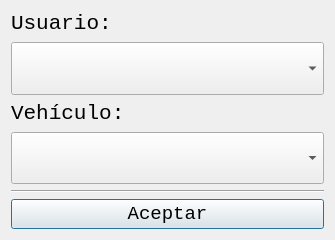
<?xml version="1.0" encoding="UTF-8"?>
<ui version="4.0">
 <class>Dialog</class>
 <widget class="QDialog" name="Dialog">
  <property name="geometry">
   <rect>
    <x>0</x>
    <y>0</y>
    <width>335</width>
    <height>240</height>
   </rect>
  </property>
  <property name="sizePolicy">
   <sizepolicy hsizetype="MinimumExpanding" vsizetype="MinimumExpanding">
    <horstretch>0</horstretch>
    <verstretch>0</verstretch>
   </sizepolicy>
  </property>
  <property name="windowTitle">
   <string>Dialog</string>
  </property>
  <layout class="QGridLayout" name="gridLayout_2">
   <item row="0" column="0">
    <layout class="QGridLayout" name="gridLayout">
     <item row="5" column="0">
      <widget class="Line" name="line">
       <property name="orientation">
        <enum>Qt::Horizontal</enum>
       </property>
      </widget>
     </item>
     <item row="1" column="0">
      <widget class="QComboBox" name="comboBoxUser">
       <property name="sizePolicy">
        <sizepolicy hsizetype="MinimumExpanding" vsizetype="MinimumExpanding">
         <horstretch>0</horstretch>
         <verstretch>0</verstretch>
        </sizepolicy>
       </property>
       <property name="minimumSize">
        <size>
         <width>299</width>
         <height>45</height>
        </size>
       </property>
       <property name="font">
        <font>
         <family>Consolas</family>
         <pointsize>16</pointsize>
         <weight>75</weight>
         <bold>true</bold>
        </font>
       </property>
      </widget>
     </item>
     <item row="6" column="0">
      <widget class="QPushButton" name="pushButtonOK">
       <property name="sizePolicy">
        <sizepolicy hsizetype="MinimumExpanding" vsizetype="Fixed">
         <horstretch>0</horstretch>
         <verstretch>0</verstretch>
        </sizepolicy>
       </property>
       <property name="minimumSize">
        <size>
         <width>299</width>
         <height>30</height>
        </size>
       </property>
       <property name="font">
        <font>
         <family>Consolas</family>
         <pointsize>14</pointsize>
        </font>
       </property>
       <property name="text">
        <string>Aceptar</string>
       </property>
      </widget>
     </item>
     <item row="0" column="0">
      <widget class="QLabel" name="labelUser">
       <property name="enabled">
        <bool>true</bool>
       </property>
       <property name="sizePolicy">
        <sizepolicy hsizetype="MinimumExpanding" vsizetype="Preferred">
         <horstretch>0</horstretch>
         <verstretch>0</verstretch>
        </sizepolicy>
       </property>
       <property name="minimumSize">
        <size>
         <width>299</width>
         <height>20</height>
        </size>
       </property>
       <property name="font">
        <font>
         <family>Consolas</family>
         <pointsize>16</pointsize>
        </font>
       </property>
       <property name="text">
        <string>Usuario:</string>
       </property>
      </widget>
     </item>
     <item row="2" column="0">
      <widget class="QLabel" name="labelVehicle">
       <property name="sizePolicy">
        <sizepolicy hsizetype="MinimumExpanding" vsizetype="Preferred">
         <horstretch>0</horstretch>
         <verstretch>0</verstretch>
        </sizepolicy>
       </property>
       <property name="minimumSize">
        <size>
         <width>299</width>
         <height>20</height>
        </size>
       </property>
       <property name="font">
        <font>
         <family>Consolas</family>
         <pointsize>16</pointsize>
        </font>
       </property>
       <property name="text">
        <string>Vehículo:</string>
       </property>
      </widget>
     </item>
     <item row="3" column="0">
      <widget class="QComboBox" name="comboBoxVehicle">
       <property name="sizePolicy">
        <sizepolicy hsizetype="MinimumExpanding" vsizetype="MinimumExpanding">
         <horstretch>0</horstretch>
         <verstretch>0</verstretch>
        </sizepolicy>
       </property>
       <property name="minimumSize">
        <size>
         <width>299</width>
         <height>45</height>
        </size>
       </property>
       <property name="font">
        <font>
         <family>Consolas</family>
         <pointsize>16</pointsize>
        </font>
       </property>
      </widget>
     </item>
    </layout>
   </item>
  </layout>
 </widget>
 <tabstops>
  <tabstop>comboBoxUser</tabstop>
  <tabstop>comboBoxVehicle</tabstop>
  <tabstop>pushButtonOK</tabstop>
 </tabstops>
 <resources/>
 <connections/>
</ui>
